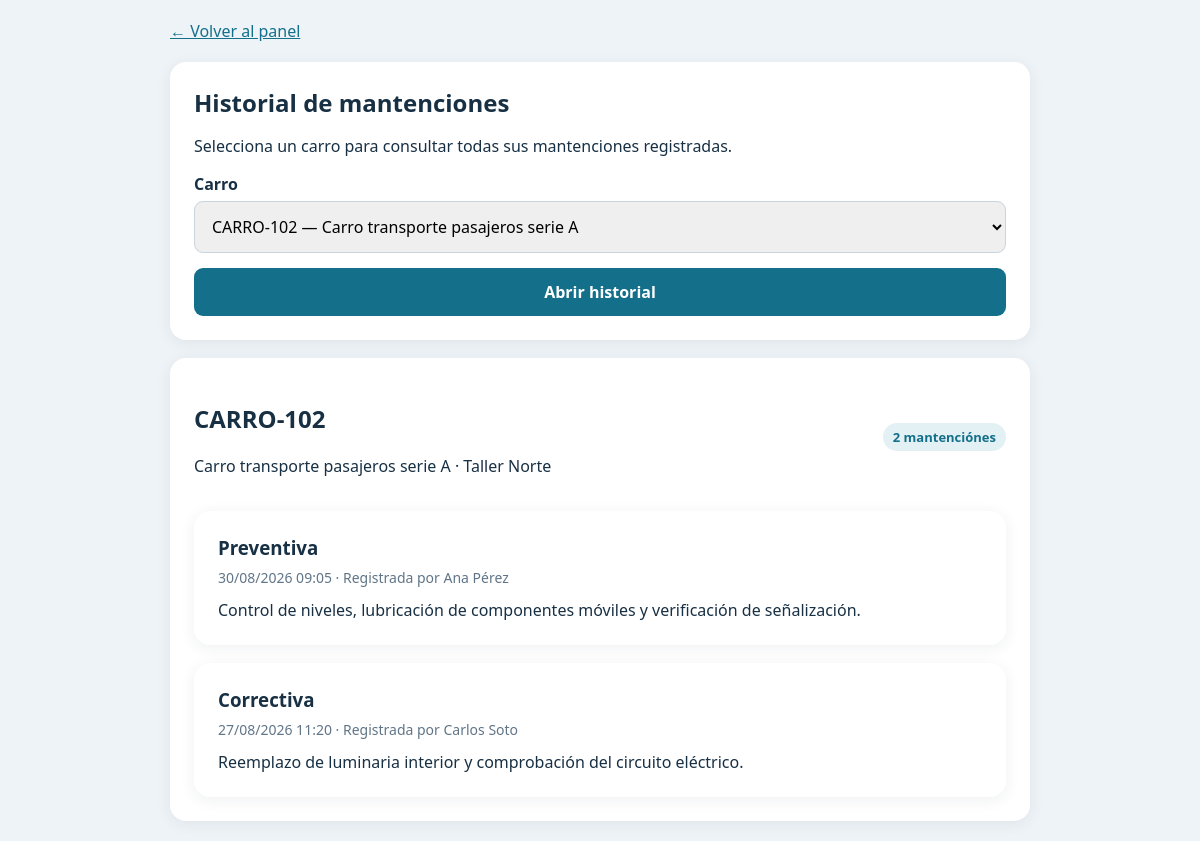
/historial.php?carro=CARRO-102 (signed in), run on an earlier commit of the app's database.
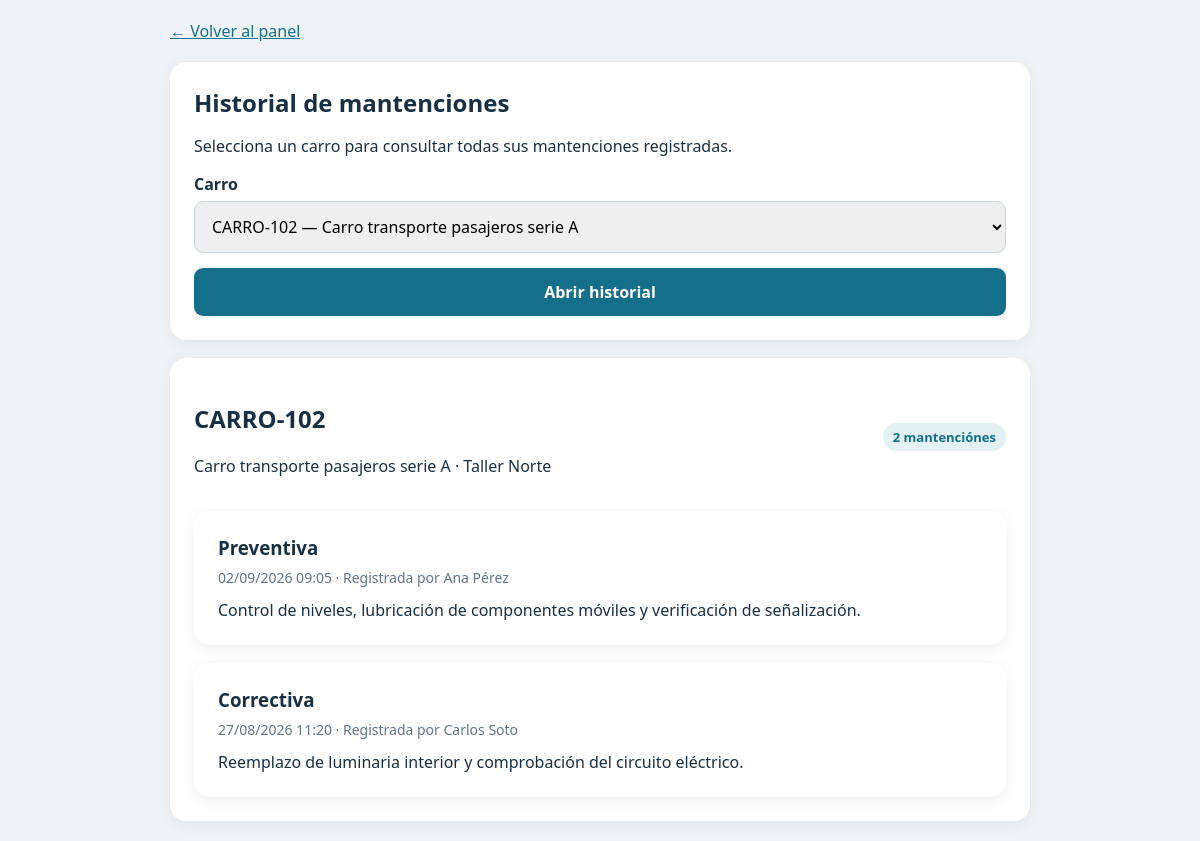
And on a later commit of the database.
### tables this page shows
CREATE TABLE IF NOT EXISTS mantenciones (
  id BIGINT UNSIGNED AUTO_INCREMENT PRIMARY KEY,
  carro_id INT UNSIGNED NOT NULL,
  usuario_id INT UNSIGNED NOT NULL,
  tipo ENUM('Preventiva','Correctiva') NOT NULL,
  descripcion TEXT NOT NULL,
  foto VARCHAR(255) NULL,
  realizada_en TIMESTAMP NOT NULL DEFAULT CURRENT_TIMESTAMP,
  CONSTRAINT fk_mant_carro FOREIGN KEY (carro_id) REFERENCES carros(id) ON DELETE RESTRICT ON UPDATE CASCADE,
  CONSTRAINT fk_mant_usuario FOREIGN KEY (usuario_id) REFERENCES usuarios(id) ON DELETE RESTRICT ON UPDATE CASCADE,
  INDEX idx_mant_carro_fecha (carro_id, realizada_en)
);

CREATE TABLE IF NOT EXISTS usuarios (
  id INT UNSIGNED AUTO_INCREMENT PRIMARY KEY,
  nombre VARCHAR(120) NOT NULL,
  correo VARCHAR(190) NOT NULL UNIQUE,
  password_hash VARCHAR(255) NOT NULL,
  rol ENUM('operario','supervisor') NOT NULL DEFAULT 'operario',
  activo TINYINT(1) NOT NULL DEFAULT 1,
  creado_en TIMESTAMP NOT NULL DEFAULT CURRENT_TIMESTAMP
);

### db.php (called while the page is built, shortened)
<?php
function db(): PDO
{
    static $pdo = null;
    if ($pdo instanceof PDO) {
        return $pdo;
    }
    $dsn = 'mysql:host=' . DB_HOST . ';dbname=' . DB_NAME . ';charset=utf8mb4';
    $pdo = new PDO($dsn, DB_USER, DB_PASS, [
        PDO::ATTR_ERRMODE => PDO::ERRMODE_EXCEPTION,
        PDO::ATTR_DEFAULT_FETCH_MODE => PDO::FETCH_ASSOC,
        PDO::ATTR_EMULATE_PREPARES => false,
    ]);
    return $pdo;
}
function e(?string $value): string
{
    return htmlspecialchars($value ?? '', ENT_QUOTES | ENT_SUBSTITUTE, 'UTF-8');
}

### historial.php (the view, shortened to what this page needs)
<?php
$carros = db()->query('SELECT id, codigo, descripcion FROM carros WHERE activo=1 ORDER BY codigo')->fetchAll();
$codigoSeleccionado = trim((string) ($_GET['carro'] ?? ''));
$carroSeleccionado = null;
$historial = [];
if ($codigoSeleccionado !== '') {
    $stmt = db()->prepare('SELECT id, codigo, descripcion, ubicacion FROM carros WHERE codigo = ? AND activo = 1 LIMIT 1');
    $stmt->execute([$codigoSeleccionado]);
    $carroSeleccionado = $stmt->fetch();
    if (!$carroSeleccionado) {
        $error = 'El carro seleccionado no existe o está inactivo.';
    } else {
        $stmt = db()->prepare('SELECT m.id, m.tipo, m.descripcion AS trabajo, m.foto, m.realizada_en, u.nombre AS trabajador
            FROM mantenciones m
            INNER JOIN usuarios u ON u.id = m.usuario_id
            WHERE m.carro_id = ?
            ORDER BY m.realizada_en DESC, m.id DESC');
        $stmt->execute([(int) $carroSeleccionado['id']]);
        $historial = $stmt->fetchAll();
    }
}
?><!doctype html>
<html lang="es">
<head>
</head>
<body><main class="wrap">
<a class="back" href="panel.php">← Volver al panel</a>
<section class="box">
<div class="header"><h1>Historial de mantenciones</h1></div>
<p>Selecciona un carro para consultar todas sus mantenciones registradas.</p>
<form method="get">
<label for="carro">Carro</label>
<select id="carro" name="carro" required>
<?php foreach($carros as $carro): ?>
<option value="<?=e($carro['codigo'])?>" <?=$codigoSeleccionado===$carro['codigo']?'selected':''?>><?=e($carro['codigo'])?><?= $carro['descripcion'] ? ' — '.e($carro['descripcion']) : ''?></option>
<?php endforeach; ?>
</select>
<button type="submit">Abrir historial</button>
</form>
</section>
<?php if($carroSeleccionado): ?>
<section class="box">
<div class="header"><div><h2><?=e($carroSeleccionado['codigo'])?></h2><p><?=e($carroSeleccionado['descripcion'] ?? '')?><?= $carroSeleccionado['ubicacion'] ? ' · '.e($carroSeleccionado['ubicacion']) : ''?></p></div><span class="badge"><?=count($historial)?> mantención<?=count($historial)===1?'':'es'?></span></div>
<?php if(!$historial): ?>
<div class="empty">No hay mantenciones registradas para este carro.</div>
<?php else: ?>
<?php foreach($historial as $registro): ?>
<article class="item">
<h3><?=e($registro['tipo'])?></h3>
<div class="meta"><?=e(date('d/m/Y H:i', strtotime($registro['realizada_en'])))?> · Registrada por <?=e($registro['trabajador'])?></div>
<div><?=nl2br(e($registro['trabajo']))?></div>
</article>
<?php endforeach; ?>
<?php endif; ?>
</section>
<?php endif; ?>
</main></body></html>

What changed in the data, as far as the page shows it:
changed mantenciones "Preventiva": realizada_en "30/08/2026 09:05" → "02/09/2026 09:05"
